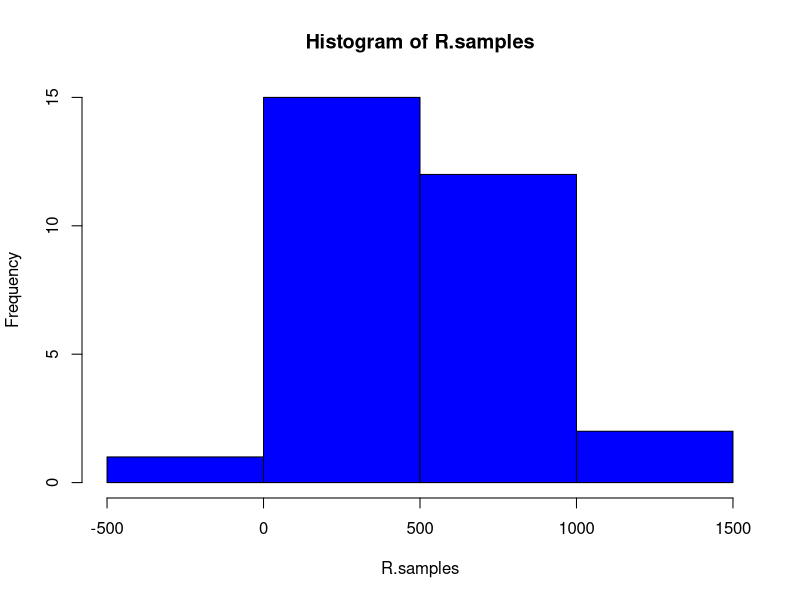

The R source for this figure:
### This code is used to generate random samples from a real study of albatross chicks. We use it in class to generate random bootlegged samples of the population,
### and create confedence intervals of the weight loss during incubation. 

### The code can be improved by adding an output pdf or xlsx file with the data instead of imputing it derectly. Also the values are hard coded and changed at the beginning of 
### the code. 

n = 30
beginmean = 3565
incmean = 3107

beginsig = 173
incsig = 215

sigma = sqrt(beginsig**2+incsig**2)
mean = beginmean - incmean

R.samples = rep(0,n)

for (i in 1:30){
  R.sample = rnorm(1,mean,sigma)
  R.samples[i] = as.integer(R.sample)
}
print(R.samples)

hist(R.samples,col="blue")
